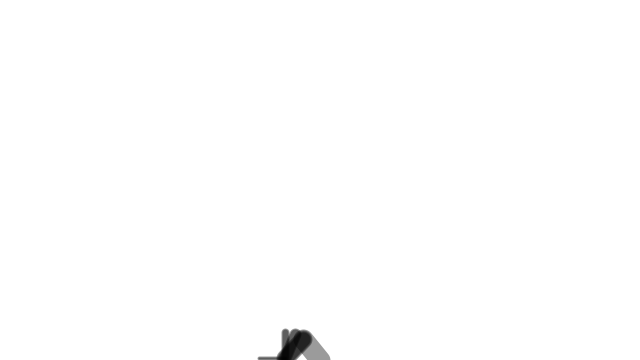
Frame 1 (no input)
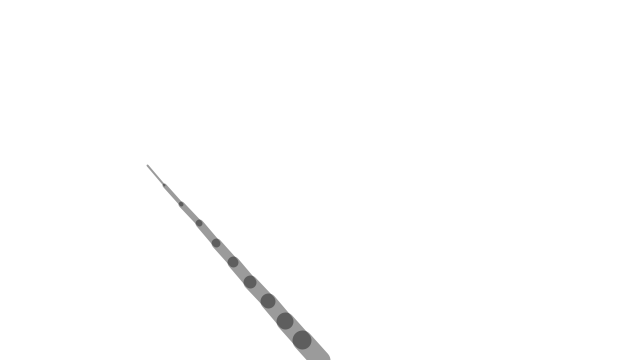
Frame 60 (the mouse pressed at the canvas centre just before this capture)
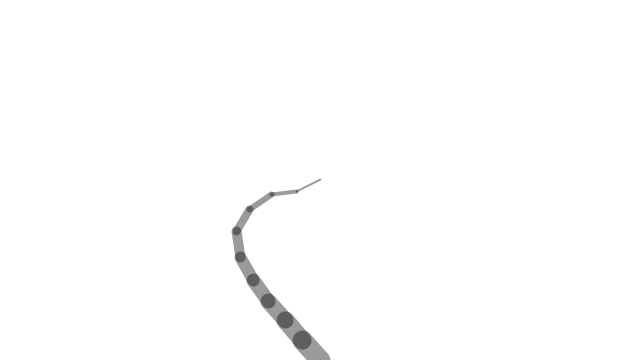
Frame 120 (the mouse held since frame 60 and released just before this capture)

The Processing sketch that drew these frames (run headless with seeded random() and noise(); from frame 60 on, the mouse is pressed at the canvas centre):

// Processing sketch: processing_106962
// ── processing_106962.pde

int numSegments = 10;
float[] x = new float[numSegments];
float[] y = new float[numSegments];
float[] angle = new float[numSegments];
float segLength = 26;
float targetX, targetY;

void setup() {
  size(640, 360);
  strokeWeight(20.0);
  stroke(0, 100);
  x[x.length-1] = width/2;     // Set base x-coordinate
  y[x.length-1] = height;  // Set base y-coordinate
}

void draw() {
  background(255);
  
  reachSegment(0, mouseX, mouseY);
  for(int i=1; i<numSegments; i++) {
    reachSegment(i, targetX, targetY);
  }
  for(int i=x.length-1; i>=1; i--) {
    positionSegment(i, i-1);  
  } 
  for(int i=0; i<x.length; i++) {
    segment(x[i], y[i], angle[i], (i+1)*2); 
  }
}

void positionSegment(int a, int b) {
  x[b] = x[a] + cos(angle[a]) * segLength;
  y[b] = y[a] + sin(angle[a]) * segLength; 
}

void reachSegment(int i, float xin, float yin) {
  float dx = xin - x[i];
  float dy = yin - y[i];
  angle[i] = atan2(dy, dx);  
  targetX = xin - cos(angle[i]) * segLength;
  targetY = yin - sin(angle[i]) * segLength;
}

void segment(float x, float y, float a, float sw) {
  strokeWeight(sw);
  pushMatrix();
  translate(x, y);
  rotate(a);
  line(0, 0, segLength, 0);
  popMatrix();
}
